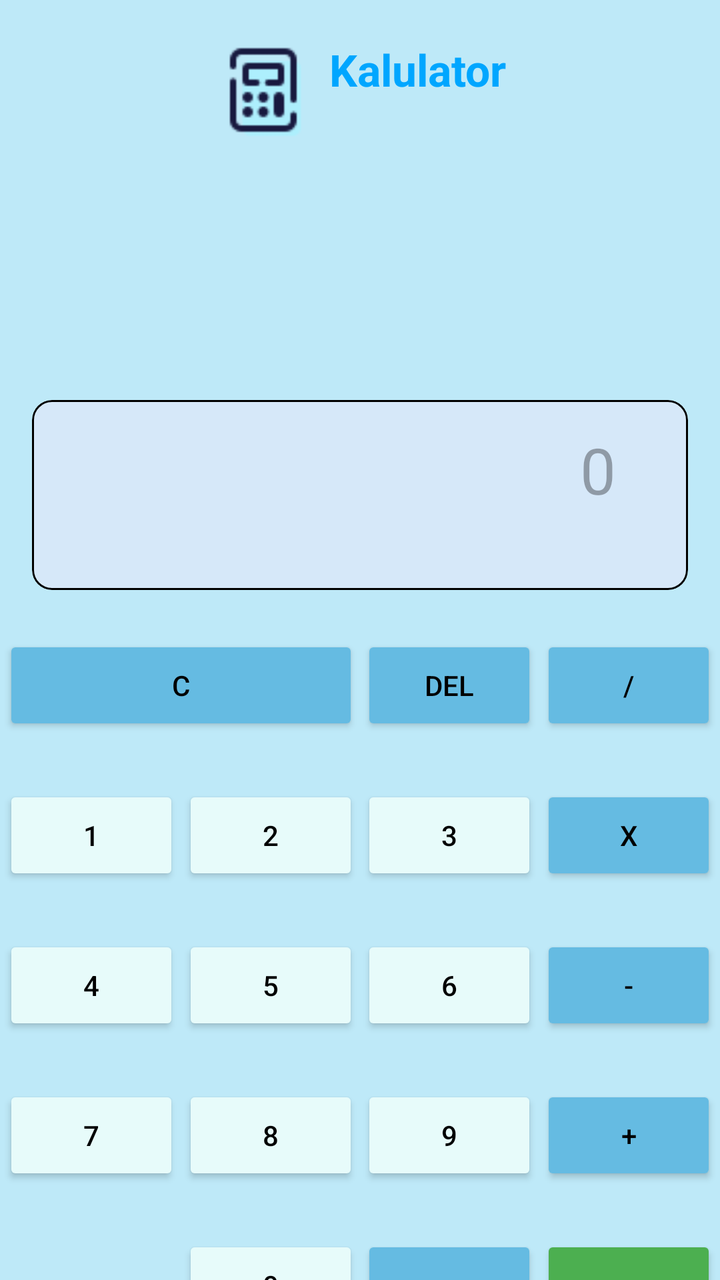
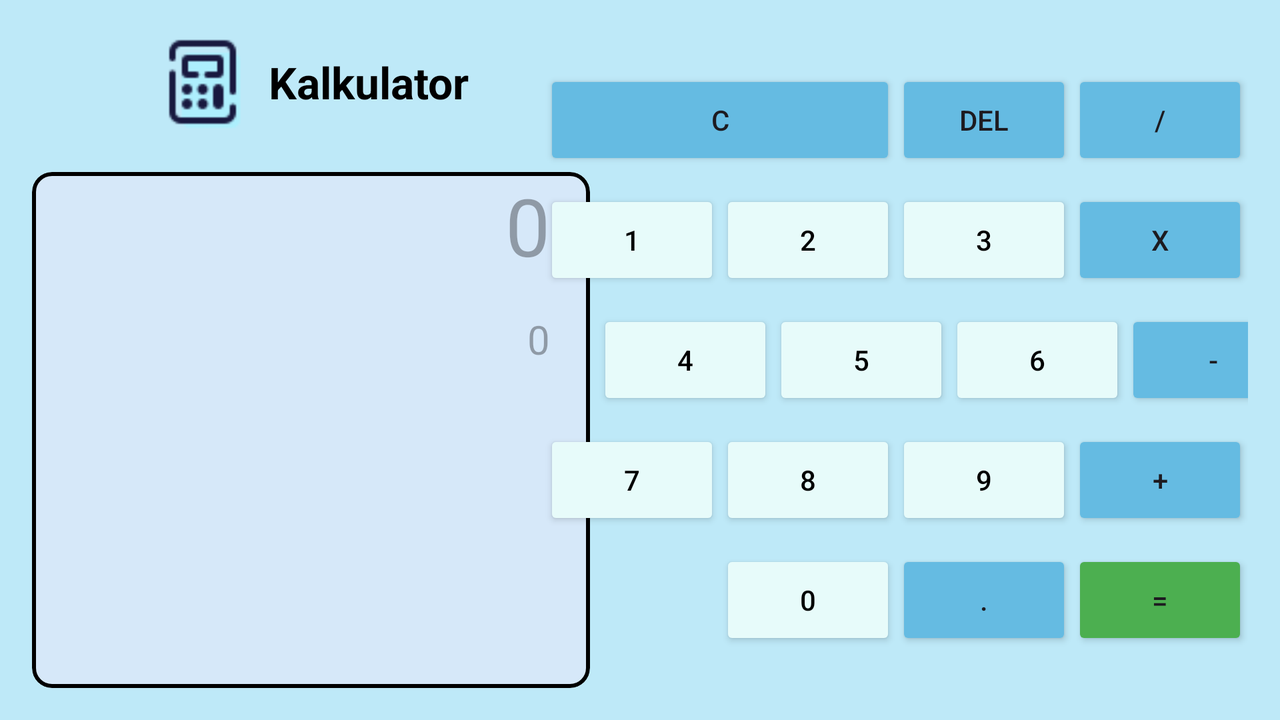

One screen, two layout resources from the same app: the default and the author's alternative for another configuration. Each is rendered where Android would select it; the XML of both is given below.
<!-- AndroidManifest.xml: application theme Theme.FristAPK -->
<!-- res/layout/activity_kalkulator.xml -->
<?xml version="1.0" encoding="utf-8"?>
<androidx.constraintlayout.widget.ConstraintLayout xmlns:android="http://schemas.android.com/apk/res/android"
    xmlns:app="http://schemas.android.com/apk/res-auto"
    xmlns:tools="http://schemas.android.com/tools"
    android:id="@+id/main"
    android:layout_width="match_parent"
    android:layout_height="match_parent"
    android:background="@color/bg_main"
    tools:context=".Kalkulator">

    <androidx.cardview.widget.CardView
        android:id="@+id/Pembatas"
        android:layout_width="match_parent"
        android:layout_height="50dp"
        app:cardBackgroundColor="@android:color/transparent"
        app:cardElevation="0dp"
        app:layout_constraintTop_toTopOf="parent"
        app:layout_constraintBottom_toBottomOf="parent"/>

    <LinearLayout
        android:id="@+id/Header"
        android:layout_width="wrap_content"
        android:layout_height="wrap_content"
        android:orientation="horizontal"
        app:layout_constraintStart_toStartOf="parent"
        app:layout_constraintEnd_toEndOf="parent"
        app:layout_constraintTop_toTopOf="parent"
        android:layout_marginTop="20dp">

        <ImageView
            android:id="@+id/imgvKalkulator"
            android:layout_width="50dp"
            android:layout_height="50dp"
            android:src="@drawable/calculator"
            android:layout_marginEnd="8dp"/>

        <TextView
            android:id="@+id/tvKalkulator"
            android:layout_width="wrap_content"
            android:layout_height="wrap_content"
            android:text="@string/kalkulator"
            android:textSize="22sp"
            android:textStyle="bold"
            android:textColor="@color/title_blue"/>
    </LinearLayout>

    
    <com.google.android.material.card.MaterialCardView
        android:layout_width="match_parent"
        android:layout_height="wrap_content"
        app:layout_constraintBottom_toTopOf="@id/Pembatas"
        android:layout_marginHorizontal="16dp"
        android:layout_marginTop="20dp"
        app:cardBackgroundColor="@color/bg_gambar"
        app:cardCornerRadius="10dp"
        app:strokeColor="@color/text_primary"
        >
        <androidx.constraintlayout.widget.ConstraintLayout
            android:layout_width="match_parent"
            android:layout_height="wrap_content">

            <TextView
                android:id="@+id/tvHasil"
                android:layout_width="match_parent"
                android:layout_height="70dp"
                android:layout_marginHorizontal="16dp"
                android:gravity="end|center_vertical"
                android:hint="0"
                android:paddingEnd="20dp"
                android:textColor="@color/text_primary"
                android:textSize="32sp"
                app:layout_constraintEnd_toEndOf="parent"
                app:layout_constraintTop_toTopOf="parent"
                />
            <TextView
                android:id="@+id/tvHasilMini"
                android:layout_width="match_parent"
                android:layout_height="25dp"
                android:textSize="20sp"
                android:layout_marginHorizontal="16dp"
                android:gravity="end|center_vertical"
                android:paddingEnd="22dp"
                android:textColor="@color/text_primary"
                app:layout_constraintTop_toBottomOf="@+id/tvHasil"
                android:layout_marginBottom="10dp"
                />
        </androidx.constraintlayout.widget.ConstraintLayout>

    </com.google.android.material.card.MaterialCardView>

    
    <Button
        android:id="@+id/btnC"
        android:layout_width="0dp"
        android:layout_height="50dp"
        android:layout_marginVertical="25dp"
        android:backgroundTint="@color/card_blue"
        android:text="C"
        android:textColor="@color/text_primary"
        app:layout_constraintBottom_toTopOf="@id/btn2"
        app:layout_constraintEnd_toEndOf="@id/btn2"
        app:layout_constraintStart_toStartOf="@id/btn1"/>

    <Button
        android:id="@+id/btnDelate"
        android:layout_width="wrap_content"
        android:layout_height="50dp"
        android:layout_marginVertical="25dp"
        android:backgroundTint="@color/card_blue"
        android:textColor="@color/text_primary"
        android:text="Del"
        app:layout_constraintBottom_toTopOf="@id/btn3"
        app:layout_constraintEnd_toStartOf="@id/btnDevide"
        app:layout_constraintStart_toEndOf="@id/btnC"/>

    <Button
        android:id="@+id/btnDevide"
        android:layout_width="wrap_content"
        android:layout_height="50dp"
        android:layout_marginVertical="25dp"
        android:backgroundTint="@color/card_blue"
        android:textColor="@color/text_primary"
        android:text="/"
        app:layout_constraintBottom_toTopOf="@id/btnTimes"
        app:layout_constraintEnd_toEndOf="parent"
        app:layout_constraintStart_toEndOf="@id/btnDelate"/>

    
    <Button
        android:id="@+id/btn1"
        android:layout_width="wrap_content"
        android:layout_height="50dp"
        android:layout_marginBottom="25dp"
        android:backgroundTint="@color/card_light"
        android:text="1"
        android:textColor="@color/text_primary"
        app:layout_constraintBottom_toTopOf="@id/btn4"
        app:layout_constraintEnd_toStartOf="@id/btn2"
        app:layout_constraintStart_toStartOf="parent"/>

    <Button
        android:id="@+id/btn2"
        android:layout_width="wrap_content"
        android:layout_height="50dp"
        android:layout_marginVertical="25dp"
        android:backgroundTint="@color/card_light"
        android:text="2"
        android:textColor="@color/text_primary"
        app:layout_constraintBottom_toTopOf="@id/btn5"
        app:layout_constraintEnd_toStartOf="@id/btn3"
        app:layout_constraintStart_toEndOf="@id/btn1"/>

    <Button
        android:id="@+id/btn3"
        android:layout_width="wrap_content"
        android:layout_height="50dp"
        android:layout_marginVertical="25dp"
        android:backgroundTint="@color/card_light"
        android:text="3"
        android:textColor="@color/text_primary"
        app:layout_constraintBottom_toTopOf="@id/btn6"
        app:layout_constraintEnd_toStartOf="@id/btnTimes"
        app:layout_constraintStart_toEndOf="@id/btn2"/>

    <Button
        android:id="@+id/btnTimes"
        android:layout_width="wrap_content"
        android:layout_height="50dp"
        android:layout_marginVertical="25dp"
        android:backgroundTint="@color/card_blue"
        android:text="X"
        android:textColor="@color/text_primary"
        app:layout_constraintBottom_toTopOf="@id/btnminus"
        app:layout_constraintEnd_toEndOf="parent"
        app:layout_constraintStart_toEndOf="@id/btn3"/>

    
    <Button
        android:id="@+id/btn4"
        android:layout_width="wrap_content"
        android:layout_height="50dp"
        android:backgroundTint="@color/card_light"
        android:text="4"
        android:textColor="@color/text_primary"
        app:layout_constraintBottom_toBottomOf="parent"
        app:layout_constraintEnd_toStartOf="@id/btn5"
        app:layout_constraintStart_toStartOf="parent"
        app:layout_constraintTop_toBottomOf="@id/Pembatas"/>

    <Button
        android:id="@+id/btn5"
        android:layout_width="wrap_content"
        android:layout_height="50dp"
        android:backgroundTint="@color/card_light"
        android:text="5"
        android:textColor="@color/text_primary"
        app:layout_constraintBottom_toBottomOf="parent"
        app:layout_constraintEnd_toStartOf="@id/btn6"
        app:layout_constraintStart_toEndOf="@id/btn4"
        app:layout_constraintTop_toBottomOf="@id/Pembatas"/>

    <Button
        android:id="@+id/btn6"
        android:layout_width="wrap_content"
        android:layout_height="50dp"
        android:backgroundTint="@color/card_light"
        android:text="6"
        android:textColor="@color/text_primary"
        app:layout_constraintBottom_toBottomOf="parent"
        app:layout_constraintEnd_toStartOf="@id/btnminus"
        app:layout_constraintStart_toEndOf="@id/btn5"
        app:layout_constraintTop_toBottomOf="@id/Pembatas"/>

    <Button
        android:id="@+id/btnminus"
        android:layout_width="wrap_content"
        android:layout_height="50dp"
        android:backgroundTint="@color/card_blue"
        android:text="-"
        android:textColor="@color/text_primary"
        app:layout_constraintBottom_toBottomOf="parent"
        app:layout_constraintEnd_toEndOf="parent"
        app:layout_constraintStart_toEndOf="@id/btn6"
        app:layout_constraintTop_toBottomOf="@id/Pembatas"/>

    
    <Button
        android:id="@+id/btn7"
        android:layout_width="wrap_content"
        android:layout_height="50dp"
        android:layout_marginVertical="25dp"
        android:backgroundTint="@color/card_light"
        android:text="7"
        android:textColor="@color/text_primary"
        app:layout_constraintEnd_toStartOf="@id/btn8"
        app:layout_constraintStart_toStartOf="parent"
        app:layout_constraintTop_toBottomOf="@id/btn4"/>

    <Button
        android:id="@+id/btn8"
        android:layout_width="wrap_content"
        android:layout_height="50dp"
        android:layout_marginVertical="25dp"
        android:backgroundTint="@color/card_light"
        android:text="8"
        android:textColor="@color/text_primary"
        app:layout_constraintEnd_toStartOf="@id/btn9"
        app:layout_constraintStart_toEndOf="@id/btn7"
        app:layout_constraintTop_toBottomOf="@+id/btn5"/>

    <Button
        android:id="@+id/btn9"
        android:layout_width="wrap_content"
        android:layout_height="50dp"
        android:layout_marginVertical="25dp"
        android:backgroundTint="@color/card_light"
        android:text="9"
        android:textColor="@color/text_primary"
        app:layout_constraintEnd_toStartOf="@id/btnPlus"
        app:layout_constraintStart_toEndOf="@id/btn8"
        app:layout_constraintTop_toBottomOf="@+id/btn6"/>

    <Button
        android:id="@+id/btnPlus"
        android:layout_width="wrap_content"
        android:layout_height="50dp"
        android:layout_marginVertical="25dp"
        android:backgroundTint="@color/card_blue"
        android:text="+"
        android:textColor="@color/text_primary"
        app:layout_constraintEnd_toEndOf="parent"
        app:layout_constraintStart_toEndOf="@id/btn9"
        app:layout_constraintTop_toBottomOf="@id/btnminus"/>

    
    <Button
        android:id="@+id/btn0"
        android:layout_width="wrap_content"
        android:layout_height="50dp"
        android:layout_marginVertical="25dp"
        android:backgroundTint="@color/card_light"
        android:text="0"
        android:textColor="@color/text_primary"
        app:layout_constraintEnd_toStartOf="@id/btnKoma"
        app:layout_constraintStart_toEndOf="@+id/btn7"
        app:layout_constraintTop_toBottomOf="@id/btn8"/>

    <Button
        android:id="@+id/btnKoma"
        android:layout_width="wrap_content"
        android:layout_height="50dp"
        android:layout_marginVertical="25dp"
        android:backgroundTint="@color/card_blue"
        android:text="."
        android:textColor="@color/text_primary"
        app:layout_constraintEnd_toStartOf="@id/btnequal"
        app:layout_constraintStart_toEndOf="@+id/btn0"
        app:layout_constraintTop_toBottomOf="@id/btn9"/>

    <Button
        android:id="@+id/btnequal"
        android:layout_width="wrap_content"
        android:layout_height="50dp"
        android:layout_marginVertical="25dp"
        android:backgroundTint="#4CAF50"
        android:text="="
        android:textColor="@color/text_primary"
        app:layout_constraintEnd_toEndOf="parent"
        app:layout_constraintStart_toEndOf="@id/btnKoma"
        app:layout_constraintTop_toBottomOf="@id/btnPlus"/>

</androidx.constraintlayout.widget.ConstraintLayout>
<!-- resources referenced by this layout -->
<resources>
  <color name="bg_gambar">#D6E8F9</color>
  <color name="bg_main">#BEE9F8</color>
  <color name="card_blue">#65BBE2</color>
  <color name="card_light">#E7FBFA</color>
  <color name="text_primary">#000000</color>
  <color name="title_blue">#00A6FF</color>
  <!-- drawable calculator: png bitmap (drawable, 901 bytes) -->
  <string name="kalkulator">Kalkulator</string>
  <style name="Theme.FristAPK" parent="Base.Theme.FristAPK" />
  <style name="Base.Theme.FristAPK" parent="Theme.Material3.DayNight.NoActionBar">
          
          
      </style>
</resources>
<!-- res/layout-land/activity_kalkulator.xml (the author's variant of the layout above) -->
<!-- drawn on the phone turned sideways -->
<?xml version="1.0" encoding="utf-8"?>
<androidx.constraintlayout.widget.ConstraintLayout xmlns:android="http://schemas.android.com/apk/res/android"
    xmlns:app="http://schemas.android.com/apk/res-auto"
    xmlns:tools="http://schemas.android.com/tools"
    android:id="@+id/main"
    android:layout_width="match_parent"
    android:layout_height="match_parent"
    android:background="@color/bg_main"
    android:padding="16dp"
    tools:context=".Kalkulator">

    <androidx.cardview.widget.CardView
        android:id="@+id/Pembatas"
        android:layout_width="10dp"
        android:layout_height="match_parent"
        app:cardBackgroundColor="#00FFFFFF"
        app:cardElevation="0dp"
        app:layout_constraintTop_toTopOf="parent"
        app:layout_constraintBottom_toBottomOf="parent"
        app:layout_constraintStart_toStartOf="parent"
        app:layout_constraintEnd_toEndOf="parent" />

    <LinearLayout
        android:id="@+id/header"
        android:layout_width="0dp"
        android:layout_height="wrap_content"
        android:orientation="horizontal"
        android:gravity="center"
        android:layout_marginEnd="20dp"
        app:layout_constraintTop_toTopOf="parent"
        app:layout_constraintStart_toStartOf="parent"
        app:layout_constraintEnd_toStartOf="@id/Pembatas">

        <ImageView
            android:layout_width="50dp"
            android:layout_height="50dp"
            android:src="@drawable/calculator"
            android:layout_marginEnd="8dp"/>

        <TextView
            android:id="@+id/tvKalkulator"
            android:layout_width="wrap_content"
            android:layout_height="wrap_content"
            android:text="Kalkulator"
            android:textSize="22sp"
            android:textStyle="bold"
            android:textColor="@color/text_primary"/>
    </LinearLayout>

    <com.google.android.material.card.MaterialCardView
        android:layout_width="0dp"
        android:layout_height="0dp"
        android:layout_marginTop="20dp"
        android:layout_marginEnd="20dp"
        app:layout_constraintTop_toBottomOf="@id/header"
        app:layout_constraintBottom_toBottomOf="parent"
        app:layout_constraintStart_toStartOf="parent"
        app:layout_constraintEnd_toStartOf="@id/Pembatas"
        app:cardBackgroundColor="@color/bg_gambar"
        app:cardCornerRadius="10dp"
        app:strokeColor="@color/text_primary"
        app:strokeWidth="2dp"
        >
        <androidx.constraintlayout.widget.ConstraintLayout
            android:layout_width="match_parent"
            android:layout_height="match_parent">

            <TextView
                android:id="@+id/tvHasil"
                android:layout_width="match_parent"
                android:layout_height="70dp"
                android:gravity="end"
                android:paddingEnd="20dp"
                android:textSize="40sp"
                android:hint="0"
                android:textColor="@color/text_primary"
                app:layout_constraintEnd_toEndOf="parent"
                app:layout_constraintTop_toTopOf="parent"
                />
            <TextView
                android:id="@+id/tvHasilMini"
                android:layout_width="match_parent"
                android:layout_height="25dp"
                android:paddingEnd="20dp"
                android:textSize="20sp"
                android:hint="0"
                android:gravity="end"
                android:textColor="@color/text_primary"
                app:layout_constraintTop_toBottomOf="@id/tvHasil"
                app:layout_constraintEnd_toEndOf="parent"/>

        </androidx.constraintlayout.widget.ConstraintLayout>

    </com.google.android.material.card.MaterialCardView>



    
    <Button
        android:id="@+id/btn7"
        android:layout_width="wrap_content"
        android:layout_height="50dp"
        android:layout_marginVertical="10dp"
        android:backgroundTint="@color/card_light"
        android:text="7"
        android:textColor="@color/text_primary"
        app:layout_constraintStart_toEndOf="@id/Pembatas"
        app:layout_constraintTop_toBottomOf="@id/btn4"
        app:layout_constraintEnd_toStartOf="@id/btn8" />

    <Button
        android:id="@+id/btn8"
        android:layout_width="wrap_content"
        android:layout_height="50dp"
        android:layout_marginVertical="10dp"
        android:backgroundTint="@color/card_light"
        android:text="8"
        android:textColor="@color/text_primary"
        app:layout_constraintStart_toEndOf="@id/btn7"
        app:layout_constraintTop_toBottomOf="@+id/btn5"
        app:layout_constraintEnd_toStartOf="@id/btn9" />

    <Button
        android:id="@+id/btn9"
        android:layout_width="wrap_content"
        android:layout_height="50dp"
        android:layout_marginVertical="10dp"
        android:backgroundTint="@color/card_light"
        android:text="9"
        android:textColor="@color/text_primary"
        app:layout_constraintStart_toEndOf="@id/btn8"
        app:layout_constraintTop_toBottomOf="@+id/btn6"
        app:layout_constraintEnd_toStartOf="@id/btnPlus" />

    <Button
        android:id="@+id/btn5"
        android:layout_width="wrap_content"
        android:layout_height="50dp"
        android:backgroundTint="@color/card_light"
        android:text="5"
        android:textColor="@color/text_primary"
        app:layout_constraintBottom_toBottomOf="parent"
        app:layout_constraintStart_toEndOf="@id/btn4"
        app:layout_constraintTop_toTopOf="parent"
        app:layout_constraintEnd_toStartOf="@id/btn6" />

    <Button
        android:id="@+id/btn4"
        android:layout_width="wrap_content"
        android:layout_height="50dp"
        android:backgroundTint="@color/card_light"
        android:text="4"
        android:textColor="@color/text_primary"
        app:layout_constraintBottom_toBottomOf="parent"
        app:layout_constraintStart_toEndOf="@id/Pembatas"
        app:layout_constraintTop_toTopOf="parent"
        app:layout_constraintEnd_toStartOf="@id/btn5" />

    <Button
        android:id="@+id/btn6"
        android:layout_width="wrap_content"
        android:layout_height="50dp"
        android:backgroundTint="@color/card_light"
        android:text="6"
        android:textColor="@color/text_primary"
        app:layout_constraintBottom_toBottomOf="parent"
        app:layout_constraintStart_toEndOf="@id/btn5"
        app:layout_constraintTop_toTopOf="parent"
        app:layout_constraintEnd_toStartOf="@id/btnminus" />

    <Button
        android:id="@+id/btn2"
        android:layout_width="wrap_content"
        android:layout_height="50dp"
        android:layout_marginVertical="10dp"
        android:backgroundTint="@color/card_light"
        android:text="2"
        android:textColor="@color/text_primary"
        app:layout_constraintBottom_toTopOf="@id/btn5"
        app:layout_constraintStart_toEndOf="@id/btn1"
        app:layout_constraintEnd_toStartOf="@id/btn3" />

    <Button
        android:id="@+id/btn3"
        android:layout_width="wrap_content"
        android:layout_height="50dp"
        android:layout_marginVertical="10dp"
        android:backgroundTint="@color/card_light"
        android:text="3"
        android:textColor="@color/text_primary"
        app:layout_constraintBottom_toTopOf="@id/btn6"
        app:layout_constraintStart_toEndOf="@id/btn2"
        app:layout_constraintEnd_toStartOf="@id/btnTimes" />

    <Button
        android:id="@+id/btn1"
        android:layout_width="wrap_content"
        android:layout_height="50dp"
        android:layout_marginVertical="10dp"
        android:text="1"
        android:textColor="@color/text_primary"
        android:backgroundTint="@color/card_light"
        app:layout_constraintBottom_toTopOf="@id/btn4"
        app:layout_constraintStart_toEndOf="@id/Pembatas"
        app:layout_constraintEnd_toStartOf="@id/btn2" />

    <Button
        android:id="@+id/btn0"
        android:layout_width="wrap_content"
        android:layout_height="50dp"
        android:layout_marginVertical="10dp"
        android:backgroundTint="@color/card_light"
        android:text="0"
        android:textColor="@color/text_primary"
        app:layout_constraintTop_toBottomOf="@id/btn8"
        app:layout_constraintStart_toEndOf="@+id/btn7"
        app:layout_constraintEnd_toStartOf="@id/btnKoma" />


    
    <Button
        android:id="@+id/btnminus"
        android:layout_width="wrap_content"
        android:layout_height="50dp"
        android:backgroundTint="@color/card_blue"
        android:text="-"
        app:layout_constraintBottom_toBottomOf="parent"
        app:layout_constraintStart_toEndOf="@id/btn6"
        app:layout_constraintTop_toTopOf="parent"
        app:layout_constraintEnd_toEndOf="parent" />

    <Button
        android:id="@+id/btnTimes"
        android:layout_width="wrap_content"
        android:layout_height="50dp"
        android:layout_marginVertical="10dp"
        android:backgroundTint="@color/card_blue"
        android:text="X"
        app:layout_constraintBottom_toTopOf="@id/btnminus"
        app:layout_constraintStart_toEndOf="@id/btn3"
        app:layout_constraintEnd_toEndOf="parent" />

    <Button
        android:id="@+id/btnPlus"
        android:layout_width="wrap_content"
        android:layout_height="50dp"
        android:layout_marginVertical="10dp"
        android:backgroundTint="@color/card_blue"
        android:text="+"
        app:layout_constraintEnd_toEndOf="parent"
        app:layout_constraintStart_toEndOf="@id/btn9"
        app:layout_constraintTop_toBottomOf="@id/btnminus" />

    <Button
        android:id="@+id/btnKoma"
        android:layout_width="wrap_content"
        android:layout_height="50dp"
        android:layout_marginVertical="10dp"
        android:backgroundTint="@color/card_blue"
        android:text="."
        app:layout_constraintEnd_toStartOf="@id/btnequal"
        app:layout_constraintStart_toEndOf="@+id/btn0"
        app:layout_constraintTop_toBottomOf="@id/btn9" />

    <Button
        android:id="@+id/btnDevide"
        android:layout_width="wrap_content"
        android:layout_height="50dp"
        android:layout_marginVertical="10dp"
        android:backgroundTint="@color/card_blue"
        android:text="/"
        app:layout_constraintBottom_toTopOf="@id/btnTimes"
        app:layout_constraintEnd_toEndOf="parent"
        app:layout_constraintStart_toEndOf="@id/btnDelate" />


    
    <Button
        android:id="@+id/btnDelate"
        android:layout_width="wrap_content"
        android:layout_height="50dp"
        android:layout_marginVertical="10dp"
        android:backgroundTint="@color/card_blue"
        android:text="Del"
        app:layout_constraintBottom_toTopOf="@id/btn3"
        app:layout_constraintEnd_toStartOf="@id/btnDevide"
        app:layout_constraintStart_toEndOf="@id/btnC" />

    <Button
        android:id="@+id/btnC"
        android:layout_width="0dp"
        android:layout_height="50dp"
        android:layout_marginVertical="10dp"
        android:backgroundTint="@color/card_blue"
        android:text="C"
        app:layout_constraintBottom_toTopOf="@id/btn2"
        app:layout_constraintStart_toStartOf="@id/btn1"
        app:layout_constraintEnd_toEndOf="@id/btn2" />


    
    <Button
        android:id="@+id/btnequal"
        android:layout_width="wrap_content"
        android:layout_height="50dp"
        android:layout_marginVertical="10dp"
        android:backgroundTint="#4CAF50"
        android:text="="
        app:layout_constraintEnd_toEndOf="parent"
        app:layout_constraintTop_toBottomOf="@id/btnPlus"
        app:layout_constraintStart_toEndOf="@id/btnKoma"/>

</androidx.constraintlayout.widget.ConstraintLayout>
<!-- resources referenced by the variant -->
<!-- as the phone turned sideways resolves them -->
<resources>
  <color name="bg_gambar">#D6E8F9</color>
  <color name="bg_main">#BEE9F8</color>
  <color name="card_blue">#65BBE2</color>
  <color name="card_light">#E7FBFA</color>
  <color name="text_primary">#000000</color>
  <!-- drawable calculator: png bitmap (drawable, 901 bytes) -->
  <style name="Theme.FristAPK" parent="Base.Theme.FristAPK" />
  <style name="Base.Theme.FristAPK" parent="Theme.Material3.DayNight.NoActionBar">
          
          
      </style>
</resources>
